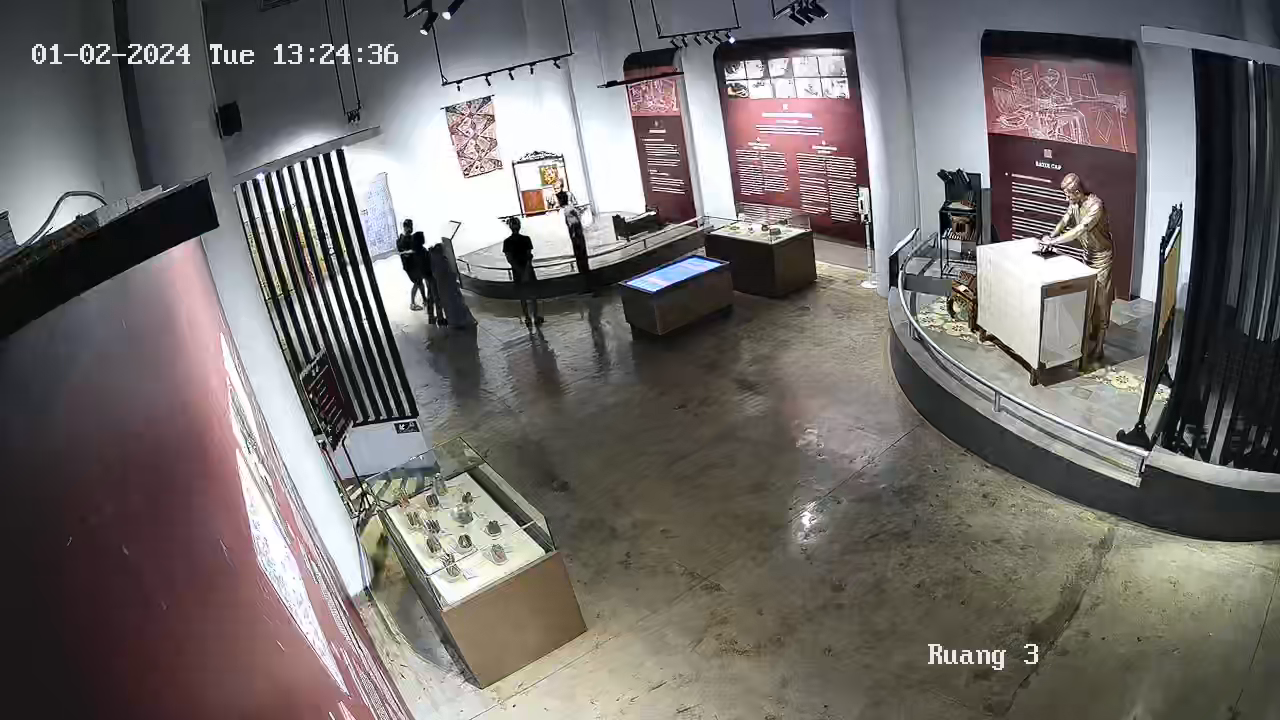
#> input picture frame 325 of 4_webapp/videos/videosample.mp4, 1280 x 720 px, given in place of the camera
$ python 8_Heat_Map.py
#> lines starting #> are read from the running program, lines starting #| are printed output that depends on the picture
import cv2
import numpy as np

# Initialize the webcam
cap = cv2.VideoCapture(0)

# Check if the webcam is opened correctly
if not cap.isOpened():
    raise IOError("Cannot open webcam")

# Initialize frame storage, the heatmap, and determine the frame width and height
ret, frame1 = cap.read()
#> frame1 is the input picture: shape (720, 1280, 3); mean B, G, R 104.6, 106.5, 111.4
if not ret:
    print("Failed to grab frame")
    cap.release()
    exit()

prev_frame = cv2.cvtColor(frame1, cv2.COLOR_BGR2GRAY)
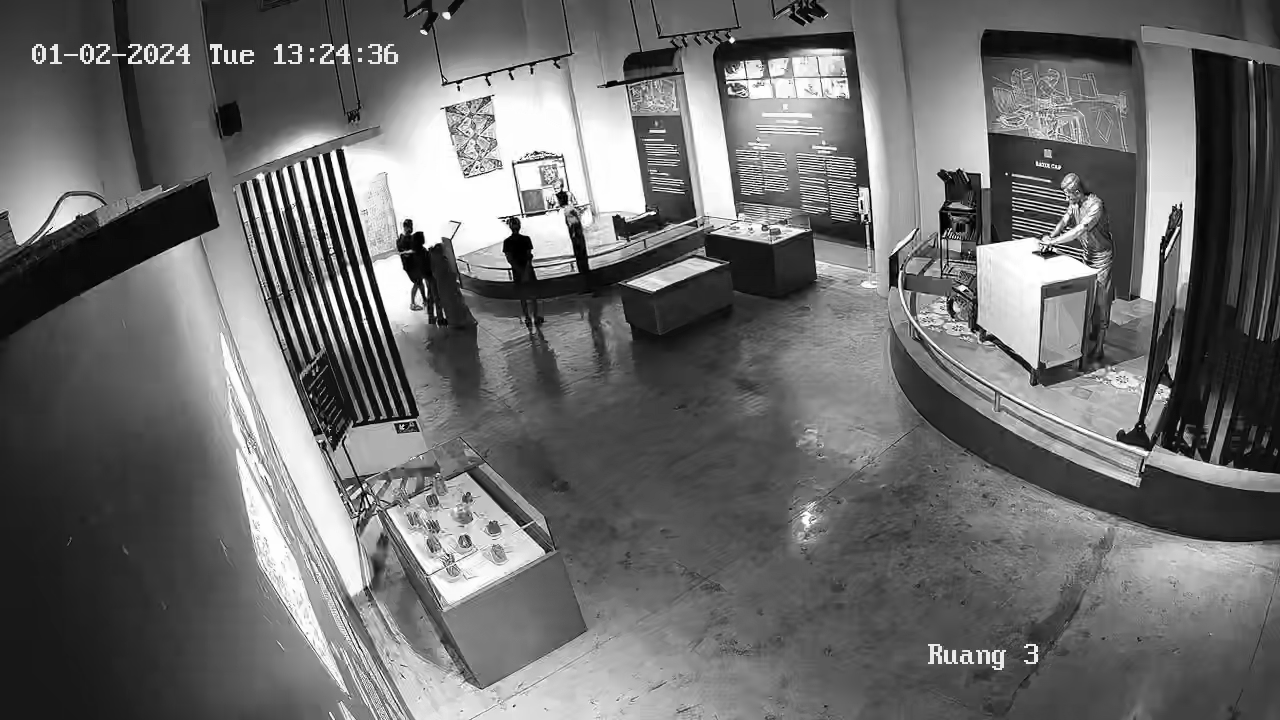
#> prev_frame: shape (720, 1280); min 0, max 255, mean 107.8
prev_frame = cv2.GaussianBlur(prev_frame, (21, 21), 0)
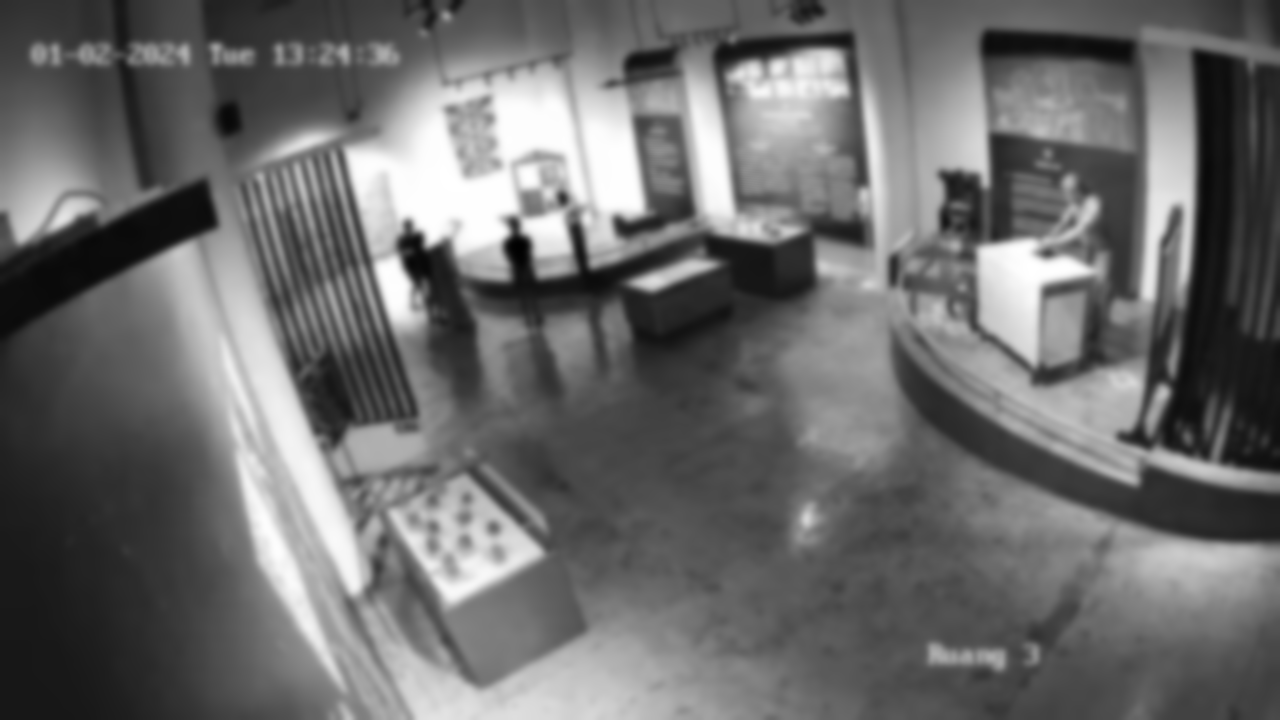
#> prev_frame: shape (720, 1280); min 1, max 255, mean 107.8
heatmap = np.zeros_like(prev_frame, dtype=np.float32)

frame_height, frame_width = frame1.shape[:2]
#> frame_height = 720; frame_width = 1280

# Initialize VideoWriter object to save the video
fourcc = cv2.VideoWriter_fourcc(*'XVID')
out = cv2.VideoWriter('output.avi', fourcc, 20.0, (frame_width, frame_height))

while True:
    ret, frame = cap.read()
    if not ret:
        break

    # Convert frame to grayscale and apply Gaussian blur
    gray = cv2.cvtColor(frame, cv2.COLOR_BGR2GRAY)
    gray = cv2.GaussianBlur(gray, (21, 21), 0)

    # Compute difference between current frame and previous frame
    diff = cv2.absdiff(prev_frame, gray)
    diff_float = diff.astype(np.float32)  # Convert diff to float32
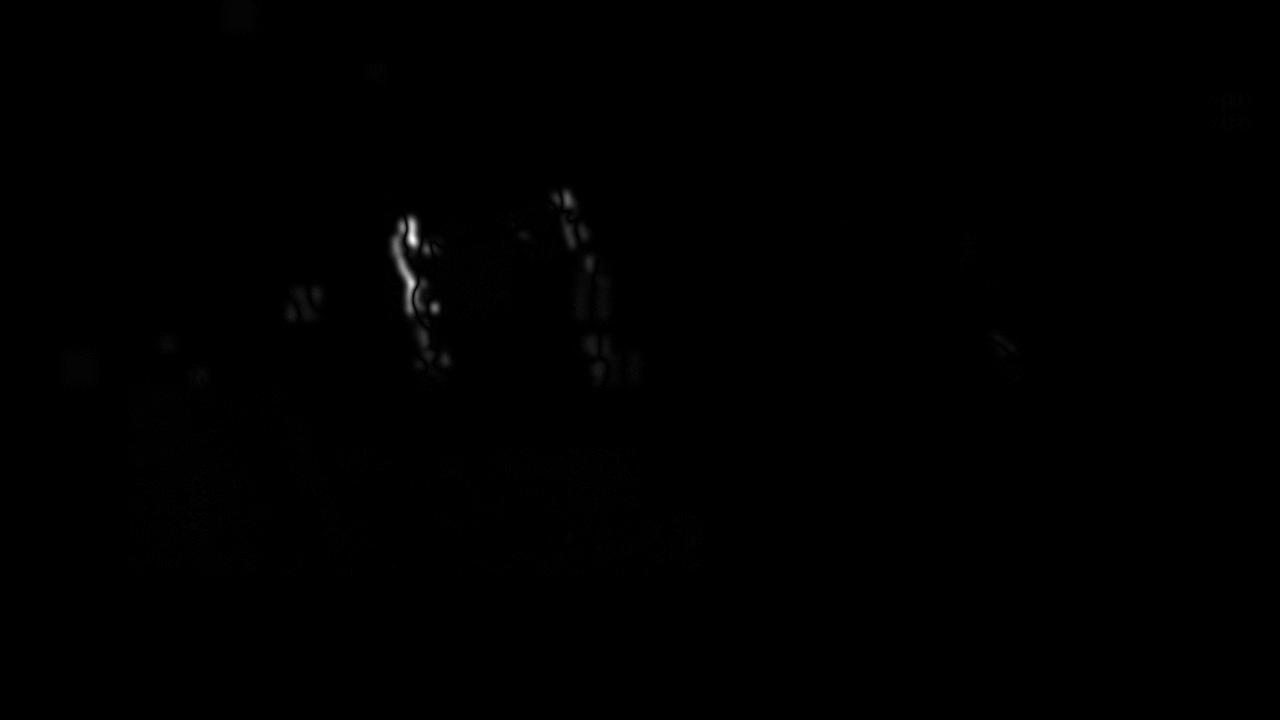
#> diff_float: shape (720, 1280) float32; min 0, max 53, mean 0.1; drawn with min black and max white

    # Accumulate the difference in the heatmap
    heatmap = cv2.addWeighted(heatmap, 0.9, diff_float, 0.1, 0)

    # Normalize the heatmap to fit [0, 255] as required for an 8-bit image representation
    norm_heatmap = cv2.normalize(heatmap, None, 0, 255, cv2.NORM_MINMAX)
    norm_heatmap = np.uint8(norm_heatmap)  # Convert to uint8 to apply color map
    heatmap_img = cv2.applyColorMap(norm_heatmap, cv2.COLORMAP_JET)
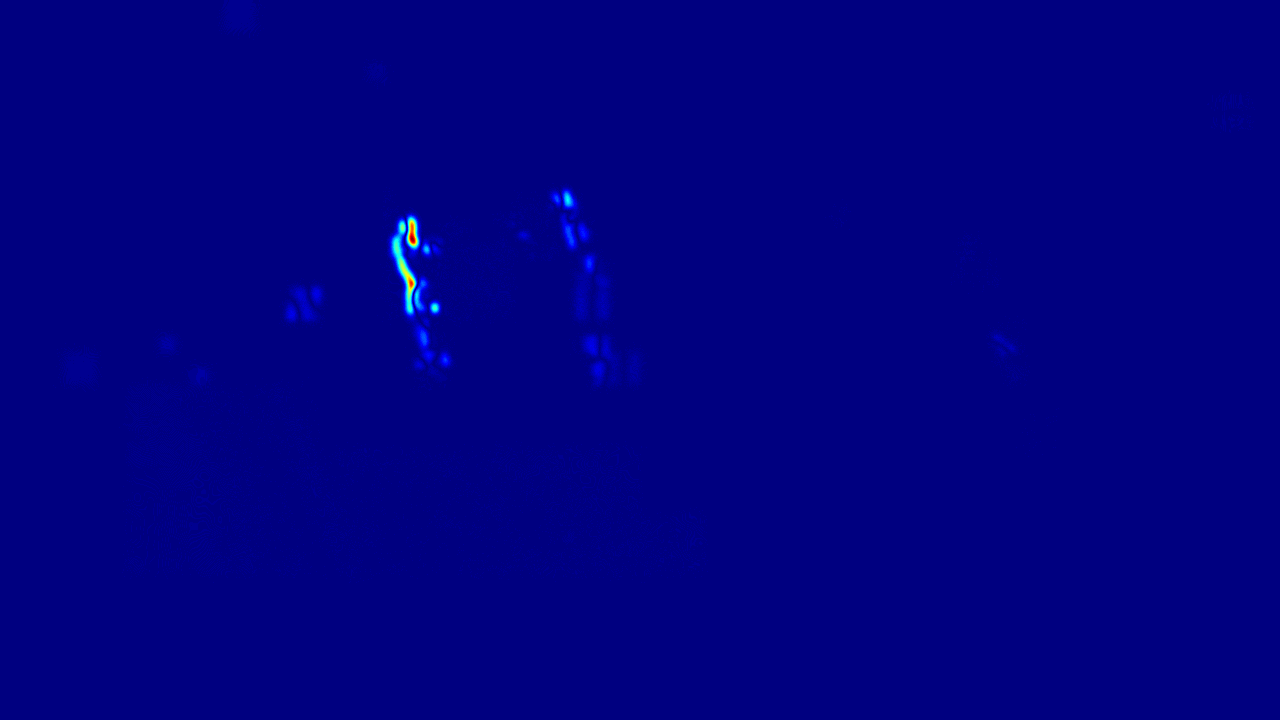
#> heatmap_img: shape (720, 1280, 3); mean B, G, R 129.1, 0.3, 0.1

    # Display the resulting frame
    cv2.imshow('Motion Heatmap', heatmap_img)

    # Write the frame to the video file
    out.write(heatmap_img)

    # Update previous frame
    prev_frame = gray.copy()

    if cv2.waitKey(1) == ord('q'):
#> (key q is pressed here)
        break

# When everything done, release the capture and writer
cap.release()
out.release()
cv2.destroyAllWindows()

$ run again, starting later in the video
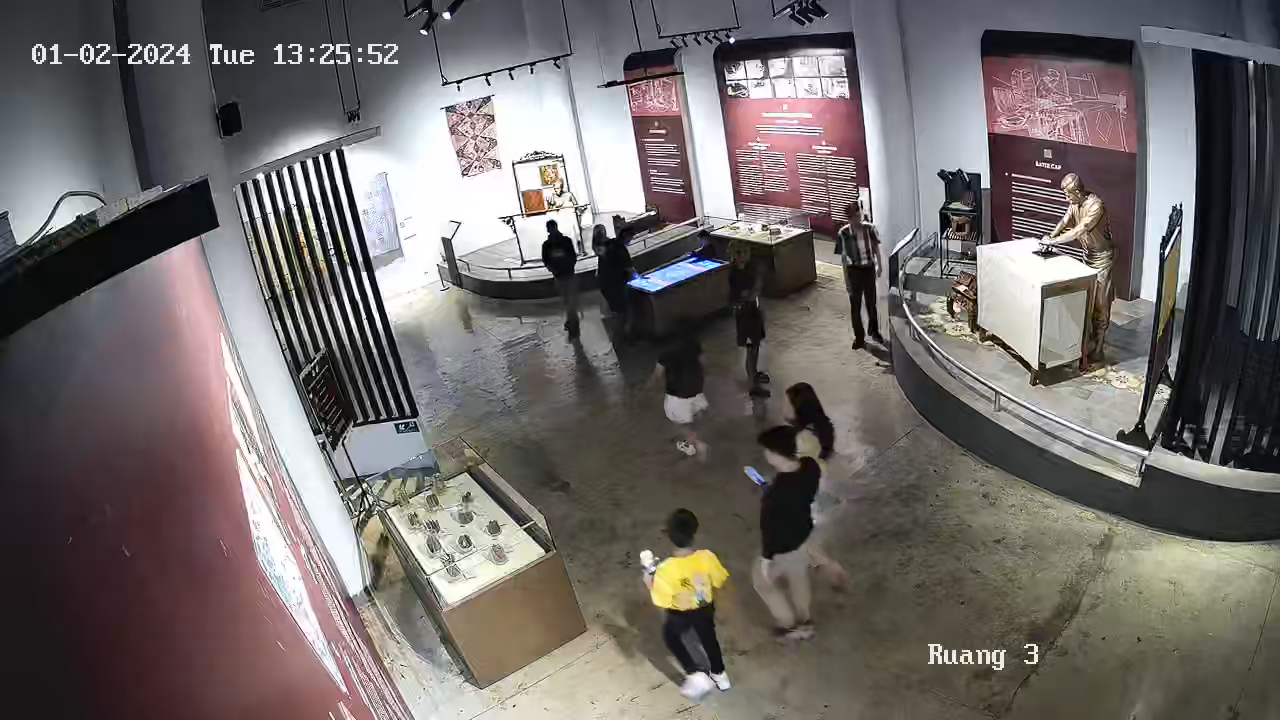
#> input picture frame 1463 of 4_webapp/videos/videosample.mp4, 1280 x 720 px, given in place of the camera
#> frame1 is the input picture: shape (720, 1280, 3); mean B, G, R 104, 105.9, 111.2
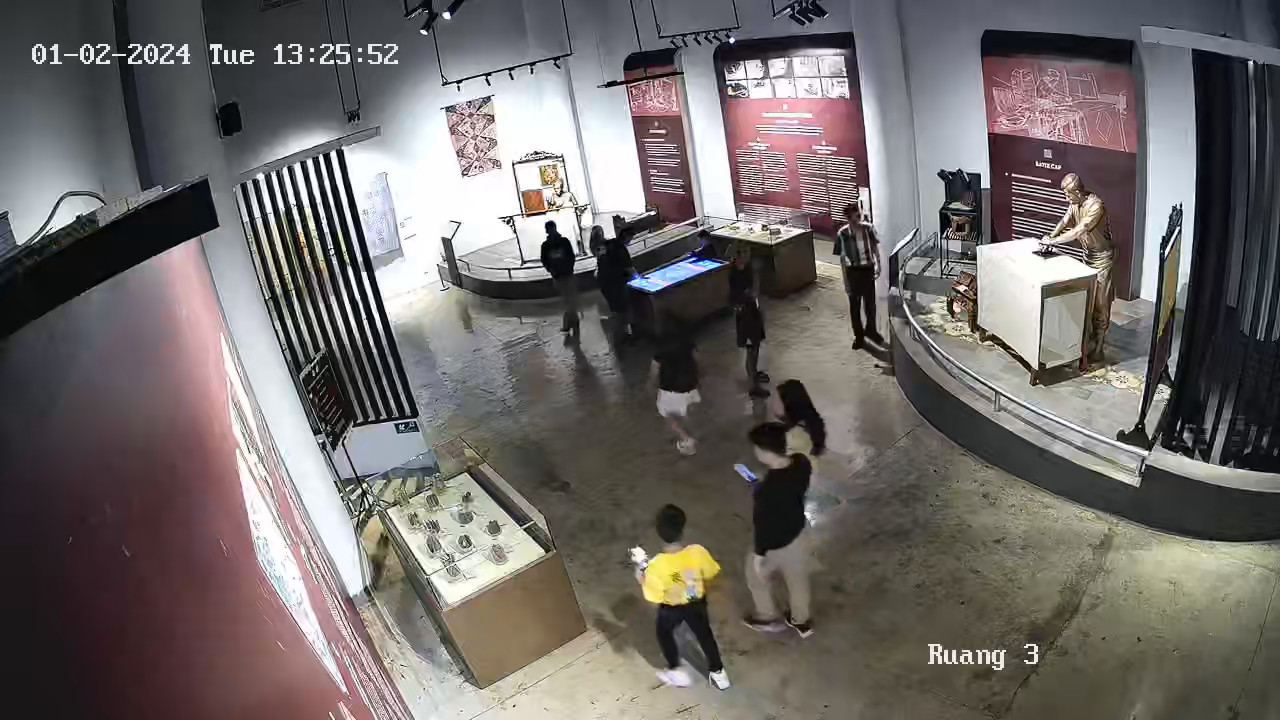
#> input picture frame 1464 of 4_webapp/videos/videosample.mp4, 1280 x 720 px, given in place of the camera
#> frame is the input picture: shape (720, 1280, 3); mean B, G, R 104.1, 106, 111.2
#> `heatmap_img = cv2.applyColorMap(norm_heatmap, cv2.COLORMAP_JET)`:
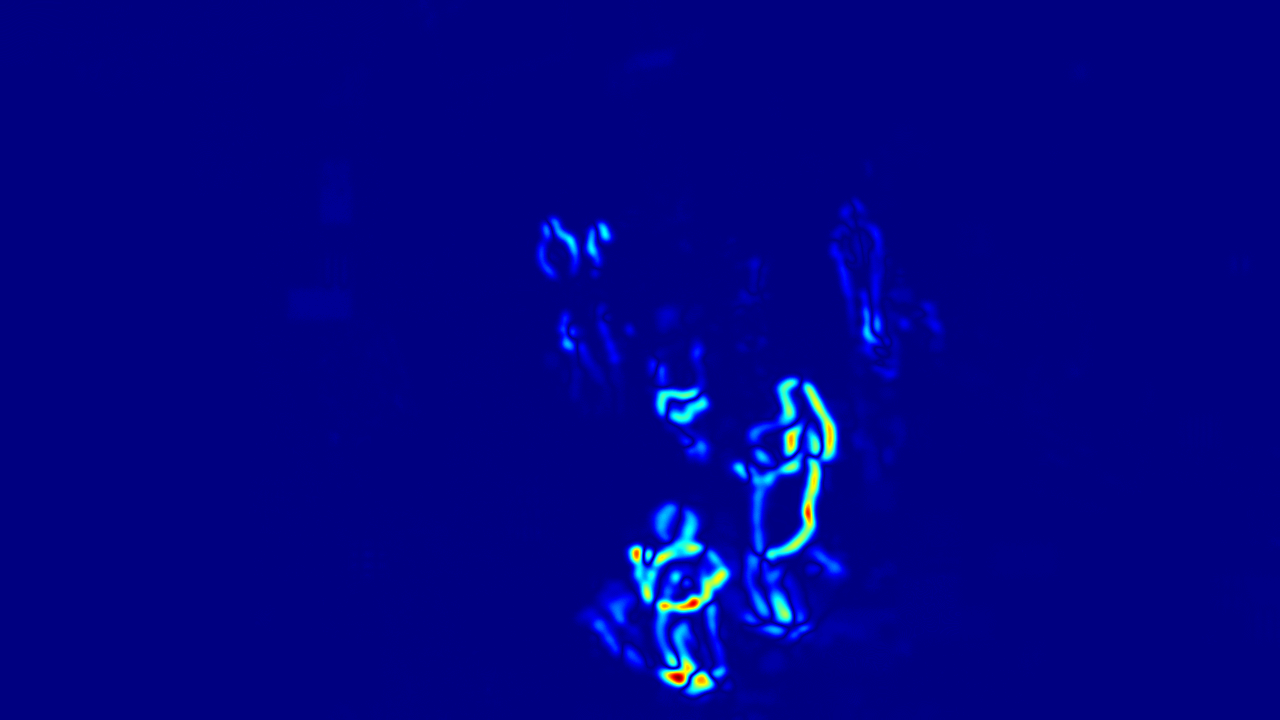
#> heatmap_img: shape (720, 1280, 3); mean B, G, R 133.3, 3.1, 0.7

$ run again, starting later in the video
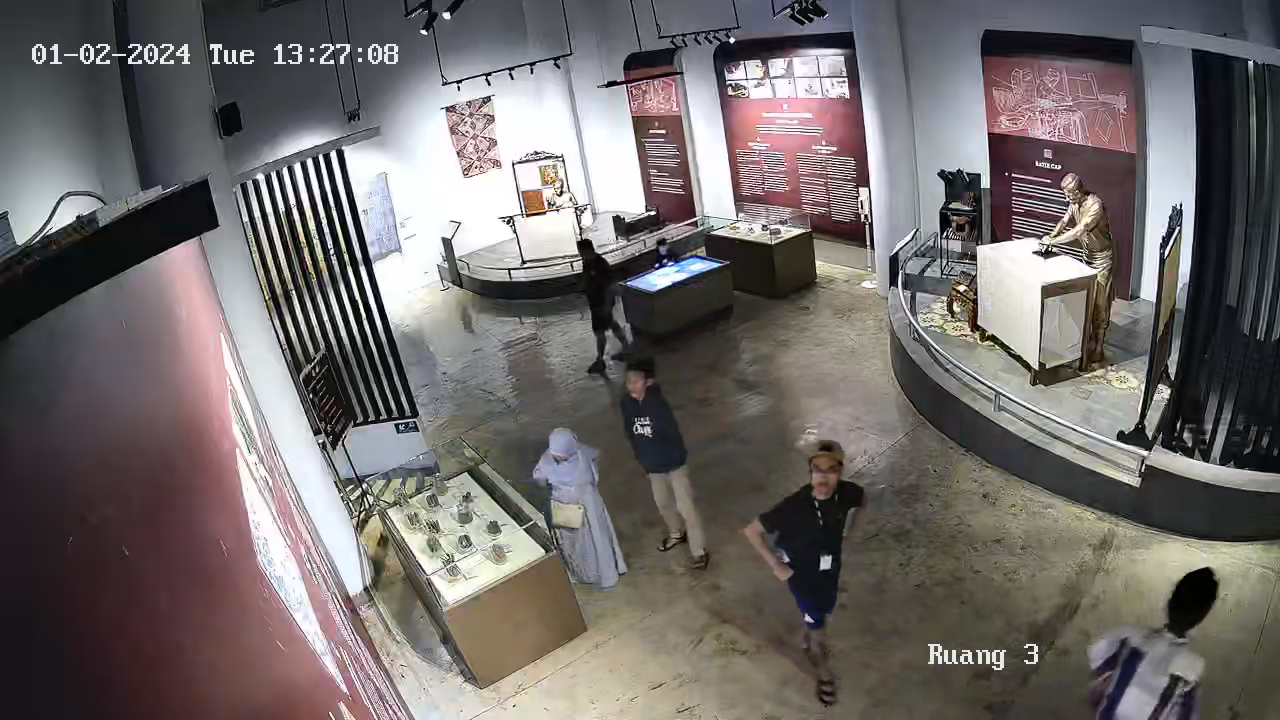
#> input picture frame 2601 of 4_webapp/videos/videosample.mp4, 1280 x 720 px, given in place of the camera
#> frame1 is the input picture: shape (720, 1280, 3); mean B, G, R 105.2, 106.4, 111.7
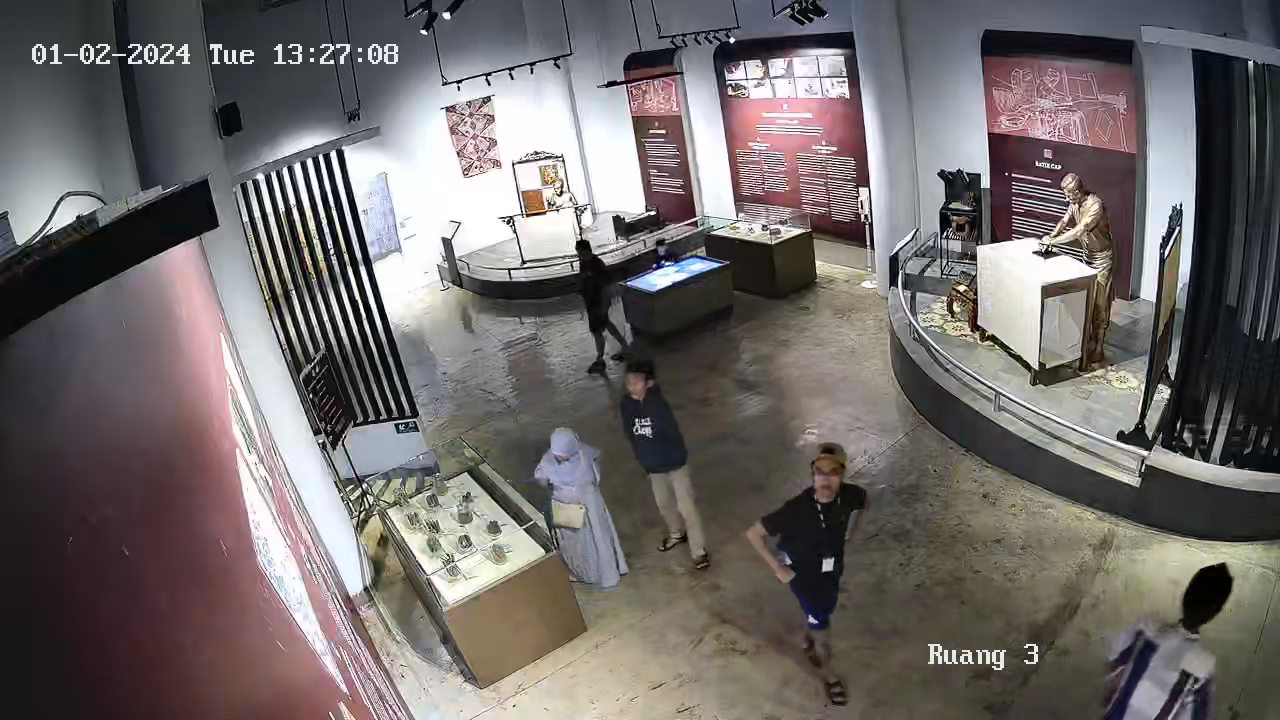
#> input picture frame 2602 of 4_webapp/videos/videosample.mp4, 1280 x 720 px, given in place of the camera
#> frame is the input picture: shape (720, 1280, 3); mean B, G, R 105.1, 106.4, 111.6
#> `heatmap_img = cv2.applyColorMap(norm_heatmap, cv2.COLORMAP_JET)`:
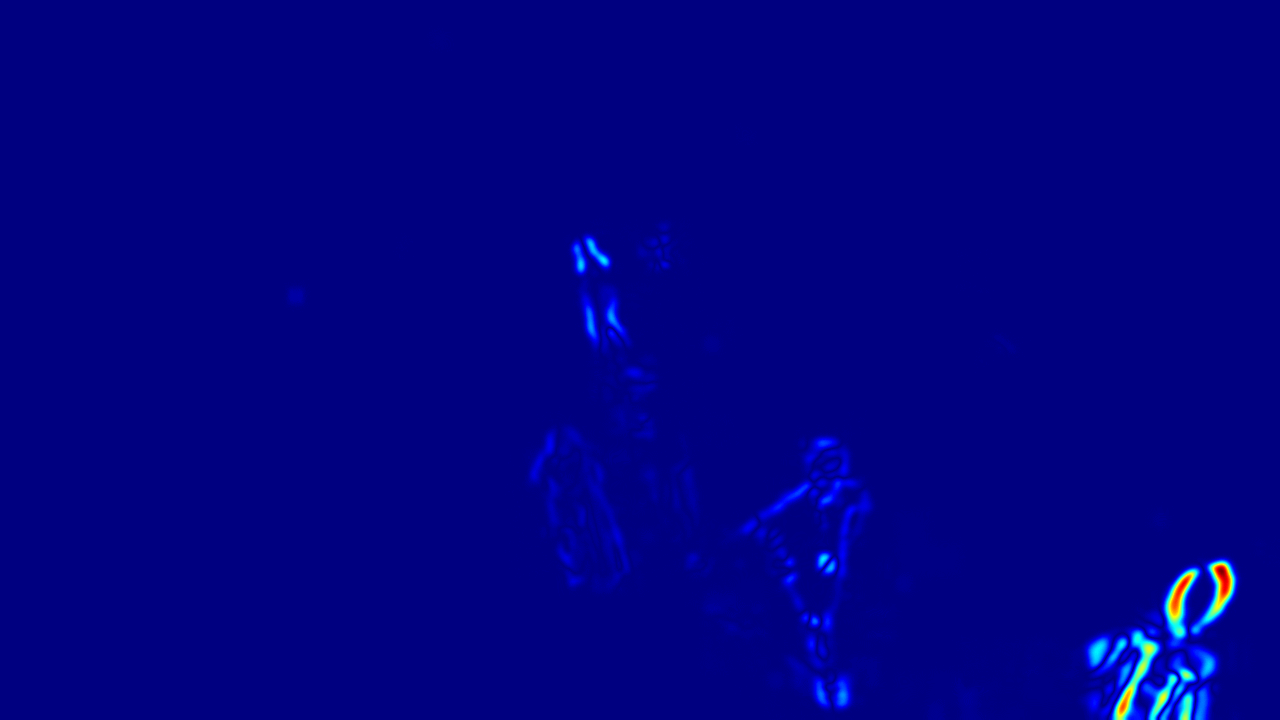
#> heatmap_img: shape (720, 1280, 3); mean B, G, R 130.9, 1.5, 0.5
